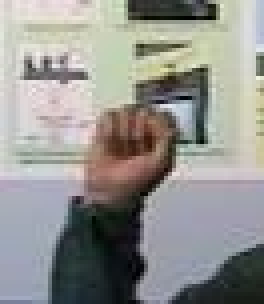
#> input picture test.jpg, 66 x 76 px (shown 4 times larger)
$ python final.py
#> lines starting #> are read from the running program, lines starting #| are printed output that depends on the picture; after the words box and inside, x2 and y2 are one past the last pixel; in counts of white or black regions, pixels touching at a corner belong together
import cv2
import numpy as np

img = cv2.imread('test.jpg')
#> img is the input picture: shape (76, 66, 3); mean B, G, R 143.9, 147.7, 148.2

ORANGE_MIN = np.array([0, 10,60],np.uint8)
ORANGE_MAX = np.array([20, 150, 255],np.uint8)

hsv_img = cv2.cvtColor(img,cv2.COLOR_BGR2HSV)
#> hsv_img: shape (76, 66, 3); mean H, S, V 70.1, 38.9, 155.6

frame_threshed = cv2.inRange(hsv_img, ORANGE_MIN, ORANGE_MAX)
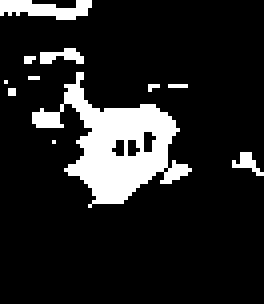
#> frame_threshed: shape (76, 66) (shown 4 times larger); 13.5% white; 11 white regions (7 under 20 px), largest, box (x1, y1, x2, y2) and area: (8, 18, 48, 52) 532, (0, 0, 23, 5) 75, (10, 12, 21, 16) 27, (58, 38, 66, 44) 21
cv2.imwrite('output2.jpg', frame_threshed)
